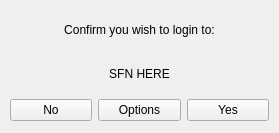
<?xml version="1.0" encoding="UTF-8"?>
<ui version="4.0">
 <class>AuthenticationConfirmation</class>
 <widget class="QWidget" name="AuthenticationConfirmation">
  <property name="geometry">
   <rect>
    <x>0</x>
    <y>0</y>
    <width>279</width>
    <height>133</height>
   </rect>
  </property>
  <property name="windowTitle">
   <string>Form</string>
  </property>
  <widget class="QWidget" name="">
   <property name="geometry">
    <rect>
     <x>10</x>
     <y>10</y>
     <width>259</width>
     <height>111</height>
    </rect>
   </property>
   <layout class="QVBoxLayout" name="verticalLayout">
    <item>
     <widget class="QLabel" name="label">
      <property name="text">
       <string>Confirm you wish to login to:</string>
      </property>
      <property name="alignment">
       <set>Qt::AlignCenter</set>
      </property>
     </widget>
    </item>
    <item>
     <widget class="QLabel" name="label_2">
      <property name="text">
       <string>SFN HERE</string>
      </property>
      <property name="scaledContents">
       <bool>false</bool>
      </property>
      <property name="alignment">
       <set>Qt::AlignCenter</set>
      </property>
     </widget>
    </item>
    <item>
     <layout class="QHBoxLayout" name="horizontalLayout">
      <item>
       <widget class="QPushButton" name="pushButton">
        <property name="text">
         <string>No</string>
        </property>
       </widget>
      </item>
      <item>
       <widget class="QPushButton" name="pushButton_3">
        <property name="text">
         <string>Options</string>
        </property>
       </widget>
      </item>
      <item>
       <widget class="QPushButton" name="pushButton_2">
        <property name="text">
         <string>Yes</string>
        </property>
       </widget>
      </item>
     </layout>
    </item>
   </layout>
  </widget>
 </widget>
 <resources/>
 <connections/>
</ui>
